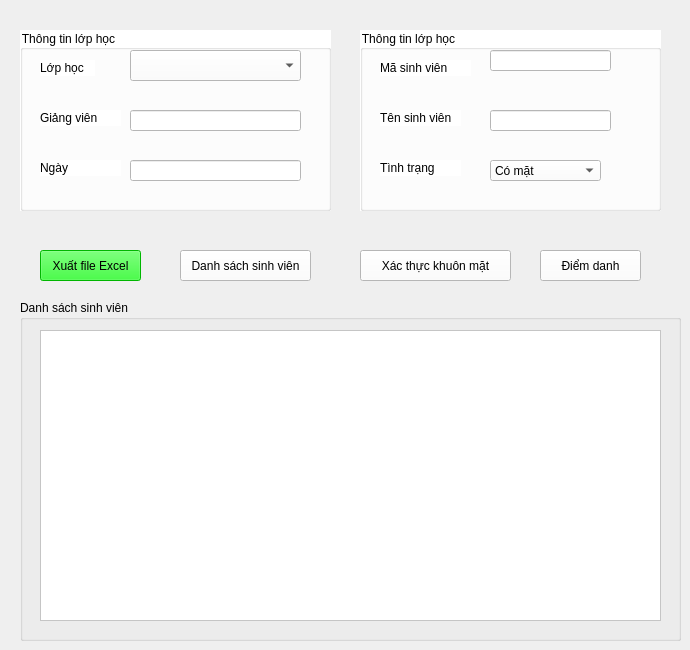
         <widget class="QWidget" name="diemDanh_page">
          <widget class="QGroupBox" name="groupBox_12">
           <property name="geometry">
            <rect>
             <x>20</x>
             <y>30</y>
             <width>311</width>
             <height>181</height>
            </rect>
           </property>
           <property name="styleSheet">
            <string notr="true">background-color: rgb(255, 255, 255);</string>
           </property>
           <property name="title">
            <string>Thông tin lớp học</string>
           </property>
           <widget class="QLabel" name="label_8">
            <property name="geometry">
             <rect>
              <x>20</x>
              <y>30</y>
              <width>55</width>
              <height>16</height>
             </rect>
            </property>
            <property name="text">
             <string>Lớp học</string>
            </property>
           </widget>
           <widget class="QLineEdit" name="txt_giangVienDD">
            <property name="geometry">
             <rect>
              <x>110</x>
              <y>80</y>
              <width>171</width>
              <height>21</height>
             </rect>
            </property>
            <property name="focusPolicy">
             <enum>Qt::NoFocus</enum>
            </property>
            <property name="styleSheet">
             <string notr="true">background-color: rgb(255, 255, 255);</string>
            </property>
           </widget>
           <widget class="QComboBox" name="ccb_lopHocDD">
            <property name="geometry">
             <rect>
              <x>110</x>
              <y>20</y>
              <width>171</width>
              <height>31</height>
             </rect>
            </property>
            <property name="styleSheet">
             <string notr="true">background-color: rgb(255, 255, 255);</string>
            </property>
           </widget>
           <widget class="QLabel" name="label_25">
            <property name="geometry">
             <rect>
              <x>20</x>
              <y>80</y>
              <width>81</width>
              <height>16</height>
             </rect>
            </property>
            <property name="text">
             <string>Giảng viên</string>
            </property>
           </widget>
           <widget class="QLineEdit" name="txt_ngayDD">
            <property name="geometry">
             <rect>
              <x>110</x>
              <y>130</y>
              <width>171</width>
              <height>21</height>
             </rect>
            </property>
            <property name="styleSheet">
             <string notr="true">background-color: rgb(255, 255, 255);</string>
            </property>
           </widget>
           <widget class="QLabel" name="label_59">
            <property name="geometry">
             <rect>
              <x>20</x>
              <y>130</y>
              <width>81</width>
              <height>16</height>
             </rect>
            </property>
            <property name="text">
             <string>Ngày</string>
            </property>
           </widget>
          </widget>
          <widget class="QGroupBox" name="groupBox_9">
           <property name="geometry">
            <rect>
             <x>20</x>
             <y>300</y>
             <width>661</width>
             <height>341</height>
            </rect>
           </property>
           <property name="title">
            <string>Danh sách sinh viên</string>
           </property>
           <widget class="QTableWidget" name="tbl_danhSachDD">
            <property name="geometry">
             <rect>
              <x>20</x>
              <y>30</y>
              <width>621</width>
              <height>291</height>
             </rect>
            </property>
            <property name="styleSheet">
             <string notr="true">background-color: rgb(255, 255, 255);</string>
            </property>
           </widget>
          </widget>
          <widget class="QGroupBox" name="groupBox_13">
           <property name="geometry">
            <rect>
             <x>360</x>
             <y>30</y>
             <width>301</width>
             <height>181</height>
            </rect>
           </property>
           <property name="styleSheet">
            <string notr="true">background-color: rgb(255, 255, 255);</string>
           </property>
           <property name="title">
            <string>Thông tin lớp học</string>
           </property>
           <widget class="QLabel" name="label_41">
            <property name="geometry">
             <rect>
              <x>20</x>
              <y>30</y>
              <width>91</width>
              <height>16</height>
             </rect>
            </property>
            <property name="text">
             <string>Mã sinh viên</string>
            </property>
           </widget>
           <widget class="QLineEdit" name="txt_tensvDD">
            <property name="geometry">
             <rect>
              <x>130</x>
              <y>80</y>
              <width>121</width>
              <height>21</height>
             </rect>
            </property>
            <property name="focusPolicy">
             <enum>Qt::NoFocus</enum>
            </property>
            <property name="styleSheet">
             <string notr="true">background-color: rgb(255, 255, 255);</string>
            </property>
           </widget>
           <widget class="QLabel" name="label_42">
            <property name="geometry">
             <rect>
              <x>20</x>
              <y>80</y>
              <width>81</width>
              <height>16</height>
             </rect>
            </property>
            <property name="text">
             <string>Tên sinh viên</string>
            </property>
           </widget>
           <widget class="QLabel" name="label_43">
            <property name="geometry">
             <rect>
              <x>20</x>
              <y>130</y>
              <width>81</width>
              <height>16</height>
             </rect>
            </property>
            <property name="text">
             <string/>
            </property>
           </widget>
           <widget class="QComboBox" name="ccb_tinhTrang">
            <property name="geometry">
             <rect>
              <x>130</x>
              <y>130</y>
              <width>111</width>
              <height>21</height>
             </rect>
            </property>
            <item>
             <property name="text">
              <string>Có mặt</string>
             </property>
            </item>
            <item>
             <property name="text">
              <string>Đi muộn</string>
             </property>
            </item>
            <item>
             <property name="text">
              <string>Nghỉ</string>
             </property>
            </item>
           </widget>
           <widget class="QLabel" name="label_58">
            <property name="geometry">
             <rect>
              <x>20</x>
              <y>130</y>
              <width>81</width>
              <height>16</height>
             </rect>
            </property>
            <property name="text">
             <string>Tình trạng</string>
            </property>
           </widget>
           <widget class="QLineEdit" name="txt_masvDD">
            <property name="geometry">
             <rect>
              <x>130</x>
              <y>20</y>
              <width>121</width>
              <height>21</height>
             </rect>
            </property>
            <property name="focusPolicy">
             <enum>Qt::NoFocus</enum>
            </property>
            <property name="styleSheet">
             <string notr="true">background-color: rgb(255, 255, 255);</string>
            </property>
           </widget>
          </widget>
          <widget class="QPushButton" name="btn_danhSachDD">
           <property name="geometry">
            <rect>
             <x>180</x>
             <y>250</y>
             <width>131</width>
             <height>31</height>
            </rect>
           </property>
           <property name="styleSheet">
            <string notr="true">background-color: rgb(255, 255, 255);</string>
           </property>
           <property name="text">
            <string>Danh sách sinh viên</string>
           </property>
          </widget>
          <widget class="QPushButton" name="btn_diemDanh">
           <property name="geometry">
            <rect>
             <x>540</x>
             <y>250</y>
             <width>101</width>
             <height>31</height>
            </rect>
           </property>
           <property name="styleSheet">
            <string notr="true">background-color: rgb(255, 255, 255);</string>
           </property>
           <property name="text">
            <string>Điểm danh</string>
           </property>
          </widget>
          <widget class="QPushButton" name="btn_xacThucKhuonMat">
           <property name="geometry">
            <rect>
             <x>360</x>
             <y>250</y>
             <width>151</width>
             <height>31</height>
            </rect>
           </property>
           <property name="styleSheet">
            <string notr="true">background-color: rgb(255, 255, 255);</string>
           </property>
           <property name="text">
            <string>Xác thực khuôn mặt</string>
           </property>
          </widget>
          <widget class="QPushButton" name="btn_excel">
           <property name="geometry">
            <rect>
             <x>40</x>
             <y>250</y>
             <width>101</width>
             <height>31</height>
            </rect>
           </property>
           <property name="styleSheet">
            <string notr="true">background-color: rgb(0, 255, 0);</string>
           </property>
           <property name="text">
            <string>Xuất file Excel</string>
           </property>
          </widget>
         </widget>
